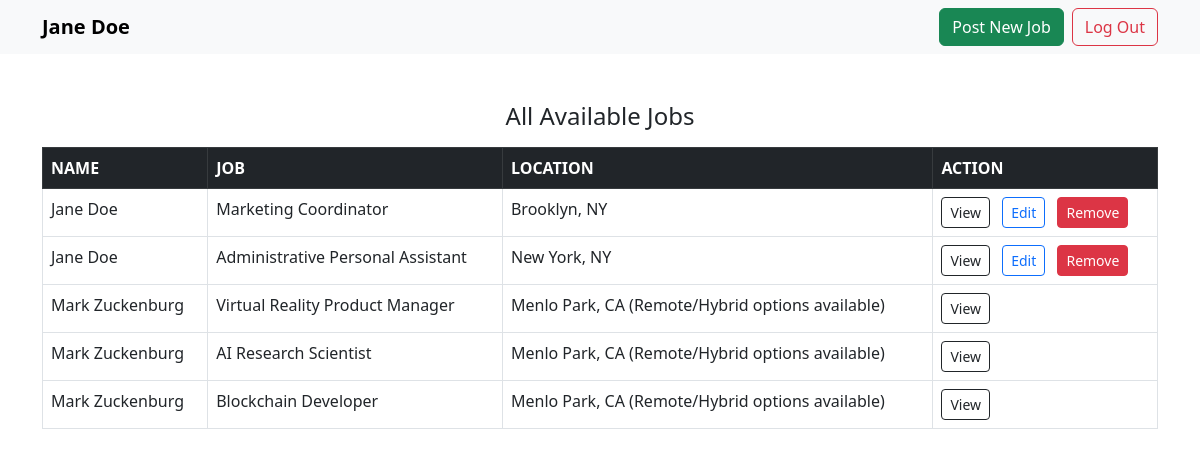
The app's page /dashboard (signed in) with its own data.
### main/models.py (models this page shows)
class User(models.Model):
    f_name = models.CharField(max_length=255)
    l_name = models.CharField(max_length=255)
    email = models.CharField(max_length=255)
    password = models.CharField(max_length=255)
    objects = UserManager()
    created_at = models.DateTimeField(auto_now_add=True)
    updated_at = models.DateTimeField(auto_now=True)

class Job(models.Model):
    title = models.CharField(max_length=255)
    description = models.CharField(max_length=255)
    location = models.CharField(max_length=255)
    submitted_by = models.ForeignKey(User, related_name = 'submitted_jobs', on_delete = models.CASCADE)
    created_at = models.DateTimeField(auto_now_add=True)
    updated_at = models.DateTimeField(auto_now=True)

### main/views.py (the view)
# urls.py: path('dashboard', views.welcome_page),
def welcome_page(request):
    context = {
        'logged_in_user': User.objects.get(id=request.session['user_id']),
        'all_jobs': Job.objects.all()
    }
    return render(request, 'welcome_dashboard.html', context)

### main/templates/welcome_dashboard.html (shortened to what this page needs)
<!DOCTYPE html>
<html lang="en">
<head>
    <link href="https://cdn.jsdelivr.net/npm/bootstrap@5.3.0-alpha1/dist/css/bootstrap.min.css" rel="stylesheet">
</head>
<body>
    <nav class="navbar navbar-expand-lg navbar-light bg-light">
        <div class="container">
            <strong><a class="navbar-brand" href="#">{{ logged_in_user.f_name }} {{ logged_in_user.l_name }}</a></strong>
            <div class="d-flex">
                <a class="btn btn-success me-2" href="/jobs/new">Post New Job</a>
                <a class="btn btn-outline-danger" href="/logout">Log Out</a>
            </div>
        </div>
    </nav>
    <div class="container mt-5">
        <h4 class="mb-3 text-center">All Available Jobs</h4>
        <table class="table table-hover table-bordered">
            <thead class="table-dark">
                <tr>
                    <th scope="col">NAME</th>
                    <th scope="col">JOB</th>
                    <th scope="col">LOCATION</th>
                    <th scope="col">ACTION</th>
                </tr>
            </thead>
            <tbody>
                {% for job in all_jobs %}
                <tr>
                    <td>{{ job.submitted_by.f_name}} {{ job.submitted_by.l_name }}</td>
                    <td>{{ job.title }}</td>
                    <td>{{ job.location }}</td>
                    <td>
                        <a class="btn btn-outline-dark btn-sm border border-dark" href="jobs/{{ job.id }}">View</a>
                        {% if logged_in_user.f_name == job.submitted_by.f_name %}
                            <a class="btn btn-outline-primary btn-sm ms-2" href="/jobs/edit/{{ job.id }}">Edit</a>
                            <a class="btn btn-danger btn-sm ms-2" href="/jobs/delete/{{ job.id }}">Remove</a>
                        {% endif %}
                    </td>
                </tr>
                {% endfor %}
            </tbody>
        </table>
    </div>
</body>
</html>

### records on screen
User: f_name "Jane", l_name "Doe"
Job: submitted_by.f_name "Jane", submitted_by.l_name "Doe", title "Marketing Coordinator", location "Brooklyn, NY"
Job: submitted_by.f_name "Jane", submitted_by.l_name "Doe", title "Administrative Personal Assistant", location "New York, NY"
Job: submitted_by.f_name "Mark", submitted_by.l_name "Zuckenburg", title "Virtual Reality Product Manager", location "Menlo Park, CA (Remote/Hybrid options available)"
Job: submitted_by.f_name "Mark", submitted_by.l_name "Zuckenburg", title "AI Research Scientist", location "Menlo Park, CA (Remote/Hybrid options available)"
Job: submitted_by.f_name "Mark", submitted_by.l_name "Zuckenburg", title "Blockchain Developer", location "Menlo Park, CA (Remote/Hybrid options available)"
